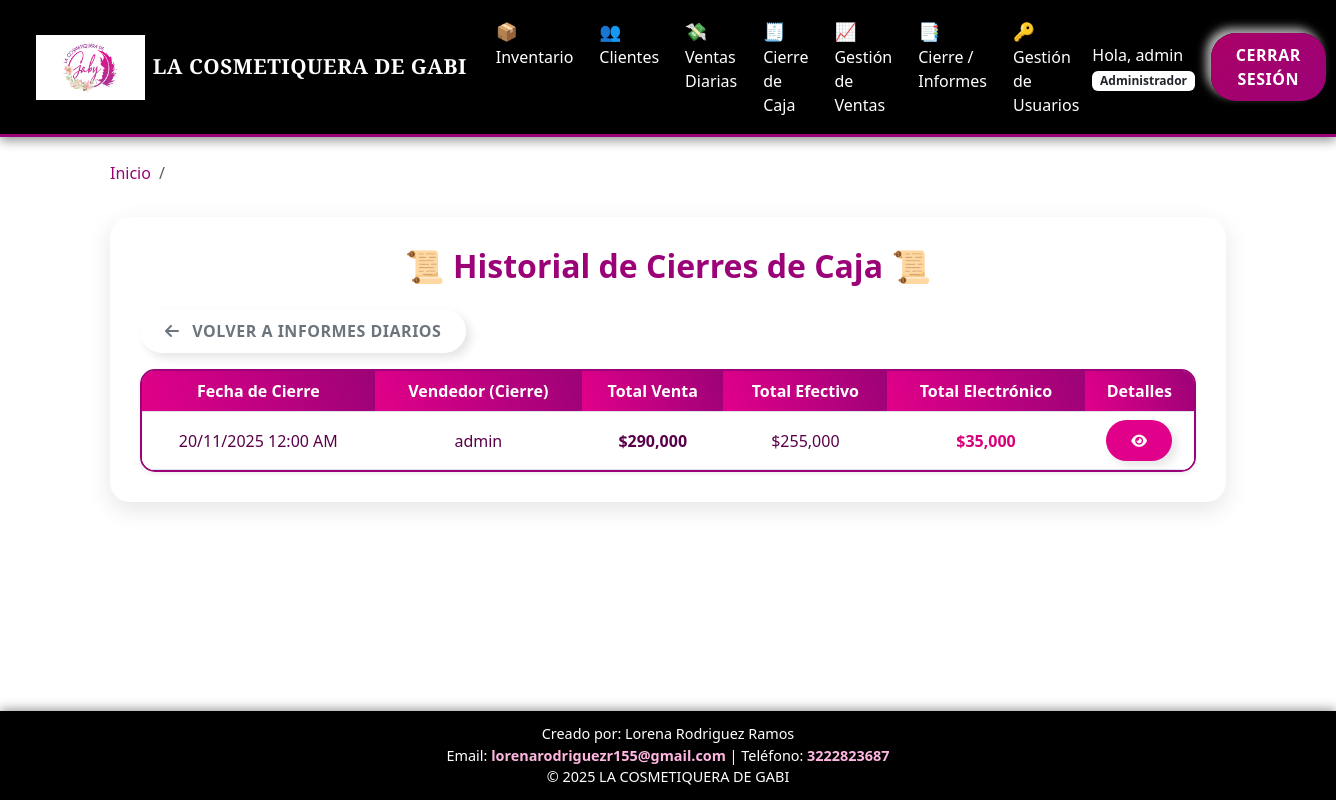
/cierre_caja/historial (signed in), run on the app's committed database.
### app.py (models this page shows, shortened)
class Usuario(UserMixin, db.Model):
    id = db.Column(db.Integer, primary_key=True)
    username = db.Column(db.String(100), unique=True, nullable=False)
    nombre = db.Column(db.String(100), nullable=False)
    apellido = db.Column(db.String(100), nullable=False)
    cedula = db.Column(db.String(20), unique=True, nullable=False)
    rol = db.Column(db.String(50), default='Vendedora')
    password = db.Column(db.String(200))

class CierreCaja(db.Model):
    id = db.Column(db.Integer, primary_key=True)
    fecha_cierre = db.Column(db.Date)
    hora_ejecucion = db.Column(db.DateTime, default=datetime.utcnow, name='hora_cierre')
    usuario_id = db.Column(db.Integer, db.ForeignKey('usuario.id'))
    total_venta = db.Column(db.Float)
    total_efectivo = db.Column(db.Float)
    total_electronico = db.Column(db.Float)
    detalles_json = db.Column(db.Text)
    usuario = db.relationship('Usuario', backref='cierres_caja', lazy=True)

### app.py (the view)
@app.route('/cierre_caja/historial')
@login_required
def historial_cierres():
    if current_user.rol.lower() not in ['administrador', 'vendedora']:
        flash('Permiso denegado.', 'danger')
        return redirect(url_for('dashboard'))
    cierres = CierreCaja.query.order_by(CierreCaja.fecha_cierre.desc()).all()
    return render_template('historial_cierres.html', cierres=cierres)

### app.py (called while the page is built)
def obtener_hora_colombia():
    return datetime.now(TIMEZONE_CO)

@app.context_processor
def inject_global_data():
    return dict(
        now=obtener_hora_colombia(),
        timedelta=timedelta
    )

@app.template_filter('from_json')
def from_json_filter(value):
    try:
        return json.loads(value)
    except:
        return {}

@login_manager.user_loader
def load_user(user_id):
    return db.session.get(Usuario, int(user_id))

### templates/historial_cierres.html (shortened to what this page needs)
{% extends "base.html" %}
{% block content %}
<h2 class="mb-4 text-center" style="color:#9c0277;">
    📜 Historial de Cierres de Caja 📜
</h2>
<div class="row">
    <div class="col-12">
        <a href="{{ url_for('reportes') }}" class="btn btn-outline-secondary mb-3"><i class="fas fa-arrow-left me-2"></i> Volver a Informes Diarios</a>
    </div>
</div>
<div class="table-responsive shadow-sm" style="border: 2px solid #9c0277; border-radius: 15px;">
    <table class="table text-center align-middle mb-0">
        <thead style="position: sticky; top: 0; z-index: 1;">
            <tr style="background: linear-gradient(250deg, #9c0277, #e10089); color: white;">
                <th>Fecha de Cierre</th>
                <th>Vendedor (Cierre)</th>
                <th>Total Venta</th>
                <th>Total Efectivo</th>
                <th>Total Electrónico</th>
                <th>Detalles</th>
            </tr>
        </thead>
        <tbody>
            {% for cierre in cierres %}
            <tr>
                <td>{{ (cierre.fecha_cierre - timedelta(hours=5)).strftime('%d/%m/%Y %I:%M %p') }}</td>
                <td>{{ cierre.usuario.username }}</td>
                <td style="font-weight:600;">${{ "{:,.0f}".format(cierre.total_venta) }}</td>
                <td>${{ "{:,.0f}".format(cierre.total_efectivo) }}</td>
                <td style="color:#d9007b; font-weight:600;">${{ "{:,.0f}".format(cierre.total_electronico) }}</td>
                <td>
                    <button type="button" class="btn btn-sm" style="background-color: #e10089; color: white;" data-bs-toggle="modal" data-bs-target="#modalDetalle{{ cierre.id }}">
                        <i class="fas fa-eye"></i>
                    </button>
                </td>
            </tr>
            {% endfor %}
        </tbody>
    </table>
</div>
{% endblock %}

### templates/base.html (shortened to what this page needs)
<!doctype html>
<html lang="es">
<head>
  <link href="https://cdn.jsdelivr.net/npm/bootstrap@5.3.3/dist/css/bootstrap.min.css" rel="stylesheet">
  <link rel="stylesheet" href="{{ url_for('static', filename='css/styles.css') }}">
  <link rel="stylesheet" href="https://cdnjs.cloudflare.com/ajax/libs/font-awesome/6.0.0-beta3/css/all.min.css">
</head>
<body>
  {% if current_user.is_authenticated %}
  <nav class="navbar navbar-expand-lg navbar-dark navbar-custom">
    <div class="container-fluid">
      <a class="navbar-brand d-flex align-items-center" href="{{ url_for('dashboard') }}">
        <img src="{{ url_for('static', filename='img/LOGO.png') }}" alt="Logo" class="logo-barra">
        <span class="titulo-logo ms-2">LA COSMETIQUERA DE GABI</span>
      </a>
      <div class="collapse navbar-collapse" id="navbarNav">
        <ul class="navbar-nav mx-auto mb-2 mb-lg-0">
          <li class="nav-item">
            <a class="nav-link" href="{{ url_for('inventario') }}">
              <span class="nav-emoji">📦</span>Inventario
            </a>
          </li>
          <li class="nav-item">
            <a class="nav-link" href="{{ url_for('clientes') }}">
              <span class="nav-emoji">👥</span>Clientes
            </a>
          </li>
          <li class="nav-item">
            <a class="nav-link" href="{{ url_for('nueva_venta') }}">
              <span class="nav-emoji">💸</span>Ventas Diarias
            </a>
          </li>
          {% if current_user.rol.lower() in ['administrador', 'vendedora'] %}
          <li class="nav-item">
            <a class="nav-link" href="{{ url_for('ejecutar_cierre_caja') }}">
              <span class="nav-emoji">🧾</span>Cierre de Caja
            </a>
          </li>
          {% endif %}
          {% if current_user.rol.lower() == 'administrador' %}
          <li class="nav-item">
            <a class="nav-link" href="{{ url_for('gestion_ventas') }}">
              <span class="nav-emoji">📈</span>Gestión de Ventas
            </a>
          </li>
          <li class="nav-item">
            <a class="nav-link" href="{{ url_for('reportes') }}">
              <span class="nav-emoji">📑</span>Cierre / Informes
            </a>
          </li>
          <li class="nav-item">
            <a class="nav-link" href="{{ url_for('usuarios') }}">
              <span class="nav-emoji">🔑</span>Gestión de Usuarios
            </a>
          </li>
          {% endif %}
        </ul>
        <span class="navbar-text me-3 text-white">
          Hola, {{ current_user.username }}
          <span class="badge bg-white text-dark">{{ current_user.rol }}</span>
        </span>
        <a class="btn btn-primary" href="{{ url_for('logout') }}">Cerrar Sesión</a>
      </div>
    </div>
  </nav>
  {% endif %}
  <div class="container mt-4 fade-in">
    {% block breadcrumb %}
    <nav aria-label="breadcrumb">
      <ol class="breadcrumb">
        <li class="breadcrumb-item"><a href="{{ url_for('dashboard') }}">Inicio</a></li>
        <li class="breadcrumb-item active" aria-current="page">{% block page %}{% endblock %}</li>
      </ol>
    </nav>
    {% endblock %}
  </div>
  <div class="content-wrapper container mt-3 fade-in">
    <div class="main-card">
      {% block content %}{% endblock %}
    </div>
  </div>
  <footer>
    <div>Creado por: Lorena Rodriguez Ramos</div>
    <div>Email: <a href="mailto:lorenarodriguezr155@gmail.com">lorenarodriguezr155@gmail.com</a> | Teléfono: <a href="tel:+573222823687">3222823687</a></div>
    &copy; 2025 LA COSMETIQUERA DE GABI
  </footer>
</body>
</html>

### static/css/styles.css (style rules this page uses)
:root { --color-principal: #9c0277; --color-principal-light: #aa0066; --color-principal-dark: #800050; --color-secundario: #000000; --color-texto-claro: #FFFFFF; --color-fondo-suave: #F8F8F8; }
body { background-color: var(--color-texto-claro); color: var(--color-secundario); font-family: 'Segoe UI', Tahoma, Geneva, Verdana, sans-serif; position: relative; }
.navbar-custom { background-color: var(--color-secundario); border-bottom: 3px solid var(--color-principal); box-shadow: 0 2px 10px rgba(0,0,0,0.3); }
.navbar-custom .nav-link, .navbar-custom .navbar-brand { color: var(--color-texto-claro) !important; font-weight: 500; }
h1, h2, h3 { color: var(--color-principal); font-weight: 600; }
.btn { border: none; border-radius: 25px; padding: 10px 25px; font-weight: bold; transition: all 0.3s ease-in-out; cursor: pointer; text-transform: uppercase; letter-spacing: 0.5px; box-shadow: 5px 5px 10px rgba(0,0,0,0.1), -5px -5px 10px rgba(255,255,255,0.7); }
.btn-primary, .btn-pink-custom { background: linear-gradient(135deg, var(--color-principal-light) 0%, var(--color-principal) 100%); color: var(--color-texto-claro) !important; }
.table th { background-color: var(--color-secundario); color: var(--color-texto-claro); }

### templates/base.html (style rules this page uses)
html, body { height: 100%; margin: 0; display: flex; flex-direction: column; }
.content-wrapper { flex: 1; padding-bottom: 15px; }
.navbar-custom { background-color: #000; box-shadow: 0 4px 10px rgba(0, 0, 0, 0.4); padding: 0.6rem 1.5rem; }
.logo-barra { height: 65px; width: auto; object-fit: contain; background: transparent; filter: drop-shadow(0 3px 8px rgba(0,0,0,0.6)); transition: transform 0.3s ease, filter 0.3s ease; }
.titulo-logo { font-family: 'Playfair Display', serif; font-weight: 900; font-size: 1.3rem; color: #fff; letter-spacing: 0.5px; }
.nav-emoji { font-size: 1.1em; margin-right: 5px; vertical-align: middle; }
.navbar-nav .nav-link { color: #fff !important; font-weight: 500; margin: 0 5px; transition: all 0.3s ease-in-out; }
.breadcrumb-item a { color: #9c0277; text-decoration: none; }
.main-card { background-color: #fff; border-radius: 20px; padding: 30px; box-shadow: 0 8px 25px rgba(0,0,0,0.1); }
.fade-in { animation: fadeIn 0.8s ease-in; }
footer { background-color: #000; color: #fff; padding: 12px 0; text-align: center; margin-top: auto; font-size: 0.9rem; box-shadow: 0 -2px 10px rgba(0,0,0,0.4); }
footer a { font-weight: 600; color: #ffb6e1; text-decoration: none; transition: color 0.3s ease; }

### templates/historial_cierres.html (style rules this page uses)
.table thead th { background: linear-gradient(250deg, #9c0277, #e10089); color: white; font-weight: 600; }
.table tbody tr { background-color: #fff; transition: all 0.2s ease; }
.table td { vertical-align: middle; color: #5a004a; }

### data on the page
Usuario: username "admin", rol "Administrador"
CierreCaja: fecha_cierre "20/11/2025 12:00 AM", usuario.username "admin", total_venta "290,000", total_efectivo "255,000", total_electronico "35,000"
